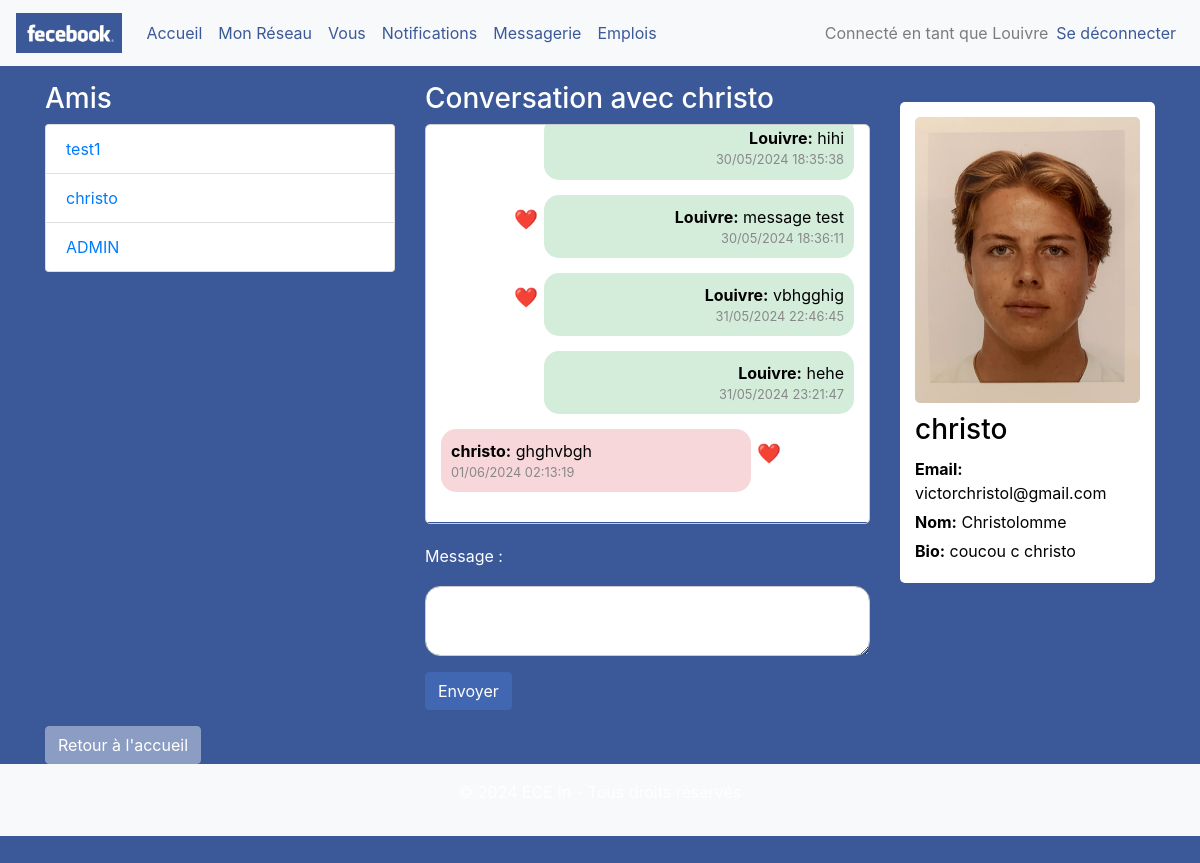
Screenshot of /messagerie.php?friend_id=14 (signed in) with the database file from the repository.
### tables this page shows
CREATE TABLE IF NOT EXISTS `utilisateurs` (
  `id` int NOT NULL AUTO_INCREMENT,
  `pseudo` varchar(50) NOT NULL,
  `email` varchar(100) NOT NULL,
  `mot_de_passe` varchar(255) NOT NULL,
  `nom` varchar(100) DEFAULT NULL,
  `photo` varchar(255) DEFAULT NULL,
  `bio` text,
  `date_naissance` date DEFAULT NULL,
  `role` enum('auteur','admin') DEFAULT 'auteur',
  `photo_profil` varchar(255) DEFAULT NULL,
  `photo_mur` varchar(255) DEFAULT NULL,
  PRIMARY KEY (`id`)
);

CREATE TABLE IF NOT EXISTS `messages` (
  `id` int NOT NULL AUTO_INCREMENT,
  `utilisateur_id` int NOT NULL,
  `destinataire_id` int NOT NULL,
  `contenu` text NOT NULL,
  `date_envoi` datetime NOT NULL,
  `likes` int DEFAULT '0',
  PRIMARY KEY (`id`),
  KEY `utilisateur_id` (`utilisateur_id`),
  KEY `destinataire_id` (`destinataire_id`)
);

### messagerie.php (the view, shortened to what this page needs)
<?php
include 'connexion.php';
$user_id = isset($_SESSION['utilisateur_id']) ? $_SESSION['utilisateur_id'] : $_SESSION['admin_id'];
$usernames = [];
$user_query = "SELECT id, pseudo, photo_profil, email, nom, bio FROM utilisateurs";
$user_result = $conn->query($user_query);
while ($row = $user_result->fetch_assoc()) {
    $usernames[$row['id']] = [
        'pseudo' => $row['pseudo'],
        'photo_profil' => $row['photo_profil'],
        'email' => $row['email'],
        'nom' => $row['nom'],
        'bio' => $row['bio']
    ];
}
$admin_query = "SELECT id, pseudo, photo_profil, email, nom, bio FROM administrateurs";
$admin_result = $conn->query($admin_query);
while ($row = $admin_result->fetch_assoc()) {
    $usernames[$row['id']] = [
        'pseudo' => $row['pseudo'],
        'photo_profil' => $row['photo_profil'],
        'email' => $row['email'],
        'nom' => $row['nom'],
        'bio' => $row['bio']
    ];
}
$friends = [];
$query = "SELECT u.id, u.pseudo FROM utilisateurs u
          INNER JOIN amis a ON (u.id = a.user_id OR u.id = a.friend_id)
          WHERE (a.user_id = ? OR a.friend_id = ?) AND u.id != ?";
$stmt = $conn->prepare($query);
$stmt->bind_param("iii", $user_id, $user_id, $user_id);
$stmt->execute();
$friends_result = $stmt->get_result();
while ($row = $friends_result->fetch_assoc()) {
    $friends[] = $row;
}
$admin_query = "SELECT id, pseudo FROM administrateurs";
$admin_result = $conn->query($admin_query);
while ($row = $admin_result->fetch_assoc()) {
    $is_friend = false;
    if (!$is_friend) {
        $friends[] = $row;
    }
}
$friend_id = isset($_GET['friend_id']) ? $_GET['friend_id'] : null;
$messages_result = null;
if ($friend_id) {
    $query = "SELECT * FROM messages
              WHERE (utilisateur_id = ? AND destinataire_id = ?) OR (utilisateur_id = ? AND destinataire_id = ?)
              ORDER BY date_envoi ASC";
    $stmt = $conn->prepare($query);
    $stmt->bind_param("iiii", $user_id, $friend_id, $friend_id, $user_id);
    $stmt->execute();
    $messages_result = $stmt->get_result();
}
?>
<!DOCTYPE html>
<html lang="fr">
<head>
    <link rel="stylesheet" href="https://stackpath.bootstrapcdn.com/bootstrap/4.5.2/css/bootstrap.min.css">
</head>
<body>
    <nav class="navbar navbar-expand-lg navbar-light bg-light">
        <a class="navbar-brand" href="index.php">
            <img src="LOGOfecebook.jpg" alt="Logo FECEBOOK">
        </a>
        <div class="collapse navbar-collapse" id="navbarNav">
            <ul class="navbar-nav">
                <li class="nav-item"><a class="nav-link" href="index.php">Accueil</a></li>
                <li class="nav-item"><a class="nav-link" href="mon_reseau.php">Mon Réseau</a></li>
                <li class="nav-item"><a class="nav-link" href="vous.php">Vous</a></li>
                <li class="nav-item"><a class="nav-link" href="notifications.php">Notifications</a></li>
                <li class="nav-item"><a class="nav-link" href="messagerie.php">Messagerie</a></li>
                <li class="nav-item"><a class="nav-link" href="emplois.php">Emplois</a></li>
            </ul>
            <ul class="navbar-nav ml-auto">
                <li class="nav-item">
                    <span class="navbar-text">
                        Connecté en tant que <?= htmlspecialchars($usernames[$user_id]['pseudo']) ?>
                    </span>
                </li>
                <li class="nav-item">
                    <a class="nav-link" href="logout.php">Se déconnecter</a>
                </li>
            </ul>
        </div>
    </nav>
    <main class="container mt-3">
        <div class="row">
            <div class="col-md-4">
                <h3>Amis</h3>
                <ul class="list-group">
                    <?php foreach ($friends as $friend): ?>
                        <li class="list-group-item">
                            <a href="messagerie.php?friend_id=<?= $friend['id'] ?>"><?= htmlspecialchars($friend['pseudo']) ?></a>
                        </li>
                    <?php endforeach; ?>
                </ul>
            </div>
            <div class="col-md-5">
                <?php if ($friend_id): ?>
                    <h3>Conversation avec <?= htmlspecialchars($usernames[$friend_id]['pseudo']) ?></h3>
                    <div class="messages" id="messages">
                        <?php if ($messages_result && $messages_result->num_rows > 0): ?>
                            <?php while ($msg = $messages_result->fetch_assoc()): ?>
                                <div class="message <?= $msg['utilisateur_id'] == $user_id ? 'message-right text-right' : 'message-left text-left' ?>" data-message-id="<?= $msg['id'] ?>">
                                    <p><strong><?= htmlspecialchars($usernames[$msg['utilisateur_id']]['pseudo']) ?>:</strong> <?= htmlspecialchars($msg['contenu']) ?></p>
                                    <small><?= date('d/m/Y H:i:s', strtotime($msg['date_envoi'])) ?></small>
                                    <?php if ($msg['likes'] > 0): ?>
                                        <span class="<?= $msg['utilisateur_id'] == $user_id ? 'like-indicator-right' : 'like-indicator-left' ?>">❤️</span>
                                    <?php endif; ?>
                                </div>
                            <?php endwhile; ?>
                        <?php else: ?>
                            <p>Aucun message.</p>
                        <?php endif; ?>
                    </div>
                    <form action="messagerie.php" method="post" class="mt-3">
                        <div class="form-group">
                            <label for="message">Message :</label>
                            <textarea class="form-control input-message" id="message" name="message" required></textarea>
                        </div>
                        <button type="submit" name="send_message" class="btn btn-primary">Envoyer</button>
                    </form>
                <?php else: ?>
                    <p>Sélectionnez un ami pour commencer une conversation.</p>
                <?php endif; ?>
            </div>
            <?php if ($friend_id): ?>
                <div class="col-md-3">
                    <div class="profile-card">
                        <img src="<?= htmlspecialchars($usernames[$friend_id]['photo_profil']) ?>" alt="Photo de profil">
                        <h3><?= htmlspecialchars($usernames[$friend_id]['pseudo']) ?></h3>
                        <p><strong>Email:</strong> <?= htmlspecialchars($usernames[$friend_id]['email']) ?></p>
                        <p><strong>Nom:</strong> <?= htmlspecialchars($usernames[$friend_id]['nom']) ?></p>
                        <p><strong>Bio:</strong> <?= htmlspecialchars($usernames[$friend_id]['bio']) ?></p>
                    </div>
                </div>
            <?php endif; ?>
        </div>
        <a href="index.php" class="btn btn-secondary mt-3">Retour à l'accueil</a>
    </main>
    <footer class="bg-light text-center py-3">
        <p>&copy; 2024 ECE In - Tous droits réservés</p>
    </footer>
</body>
</html>

### messagerie.php (style rules this page uses)
body { background-color: #3b5998; color: #fff; }
.navbar { background-color: #3b5998; }
.navbar-brand img { height: 40px; }
.navbar-nav .nav-link { color: #3b5998 !important; }
.navbar-text { color: #fff; }
.btn-primary { background-color: #4267B2; border-color: #4267B2; }
.btn-secondary { background-color: #8b9dc3; border-color: #8b9dc3; }
.messages { border: 1px solid #ccc; padding: 15px; border-radius: 5px; max-height: 400px; overflow-y: auto; margin-bottom: 20px; background-color: #fff; color: #000; }
.message { margin-bottom: 15px; padding: 10px; border-radius: 15px; max-width: 75%; word-wrap: break-word; position: relative; }
.message p { margin: 0; }
.message small { display: block; color: #888; }
.text-right { text-align: right; }
.text-left { text-align: left; }
.message-right { background-color: #d4edda; margin-left: auto; }
.message-left { background-color: #f8d7da; margin-right: auto; }
.like-indicator-right { position: absolute; top: 10px; left: -30px; font-size: 1.2em; color: #ff0000; }
.like-indicator-left { position: absolute; top: 10px; right: -30px; font-size: 1.2em; color: #ff0000; }
.input-message { width: 100%; border-radius: 15px; padding: 10px; border: 1px solid #ccc; margin-top: 10px; }
.profile-card { background-color: #fff; color: #000; padding: 15px; border-radius: 5px; margin-top: 20px; }
.profile-card img { width: 100%; border-radius: 5px; }
.profile-card h3 { margin-top: 10px; margin-bottom: 10px; }
.profile-card p { margin: 5px 0; }

### rows the page displays
utilisateurs: pseudo "Louivre"
utilisateurs: pseudo "test1"
utilisateurs: pseudo "christo", photo_profil (picture), email "victorchristol@gmail.com", nom "Christolomme", bio "coucou c christo"
messages: utilisateur.pseudo "Louivre", contenu "hihi", date_envoi "30/05/2024 18:35:38"
messages: utilisateur.pseudo "Louivre", contenu "message test", date_envoi "30/05/2024 18:36:11"
messages: utilisateur.pseudo "Louivre", contenu "vbhgghig", date_envoi "31/05/2024 22:46:45"
messages: utilisateur.pseudo "Louivre", contenu "hehe", date_envoi "31/05/2024 23:21:47"
messages: utilisateur.pseudo "christo", contenu "ghghvbgh", date_envoi "01/06/2024 02:13:19"

### other values shown
$friend['pseudo'] "ADMIN"
